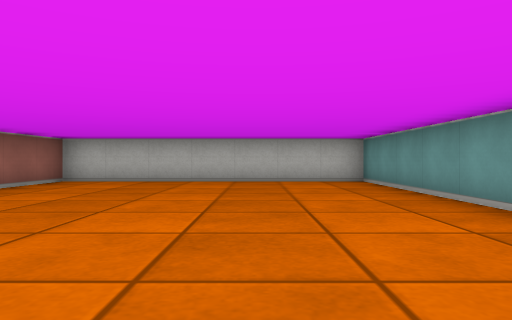
View 1 (above)

21 first-person views from a walk through a cub3D ray-caster map. The camera is about half as high as the walls, looks level and sees 70° across. The floor is counted in squares. Each view is taken from the middle of a square. On the plan, view 1 faces up. The plan holds only what a view shows up to about 9 squares ahead; the rest is blank.

View 2
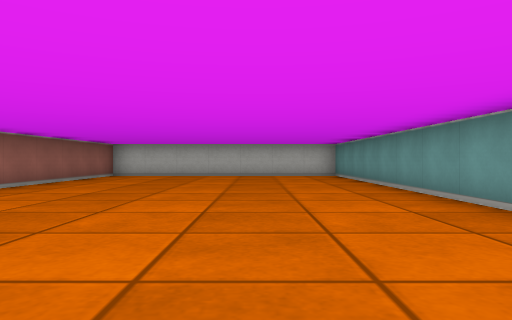

View 3
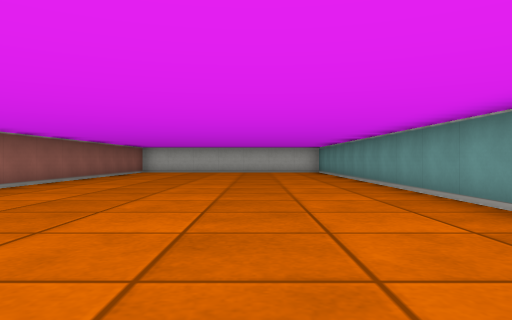

View 4
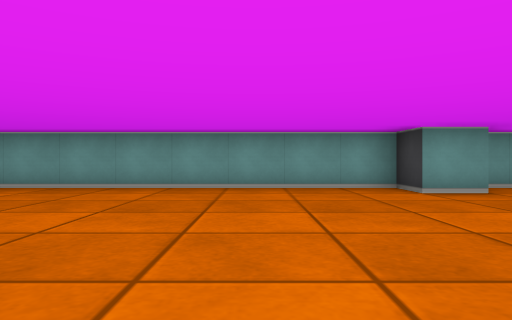

View 5
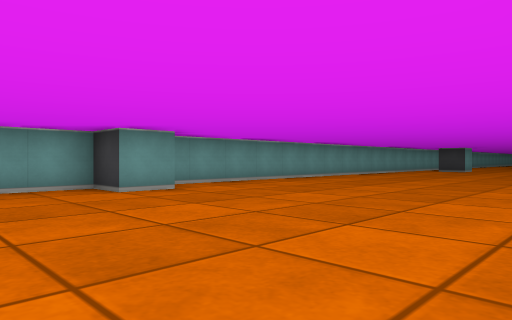

View 6
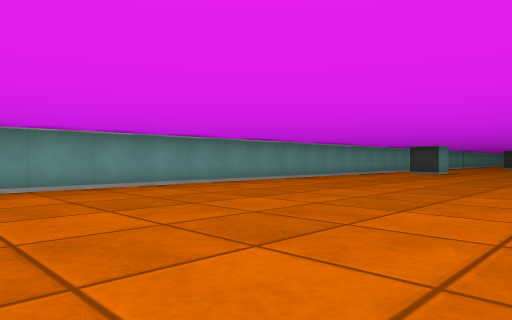

View 7
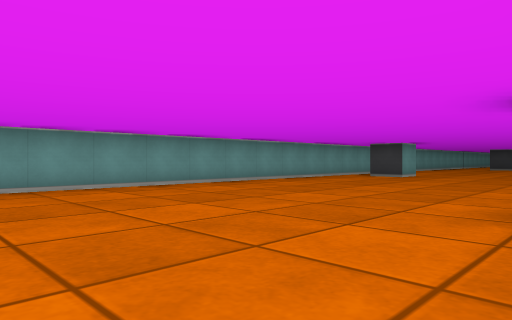

View 8
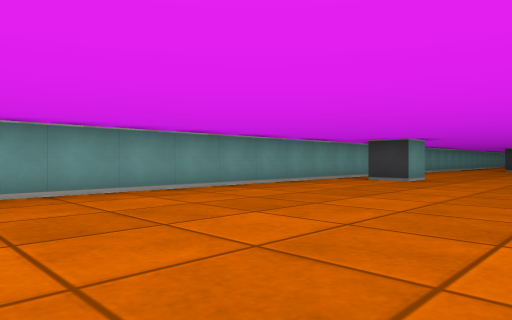

View 9
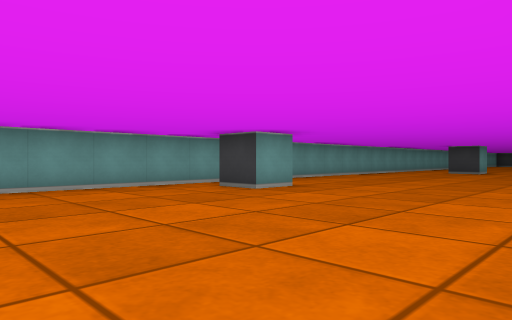

View 10
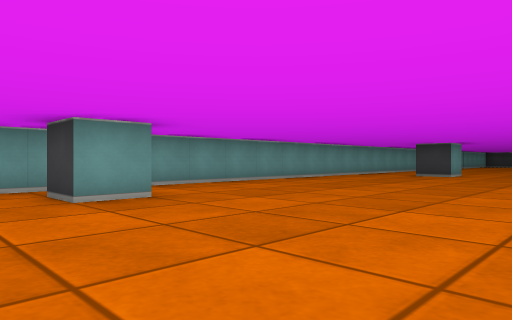

View 11
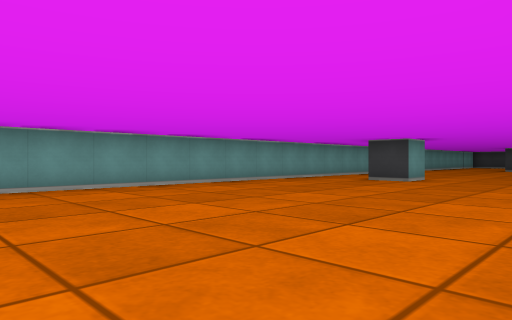

View 12
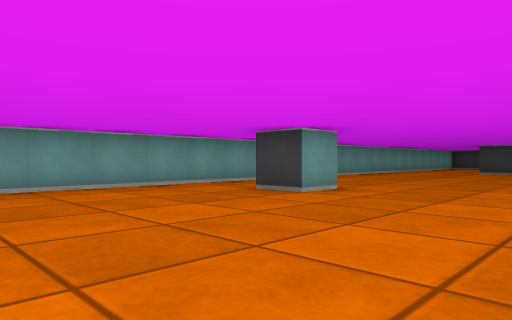

View 13
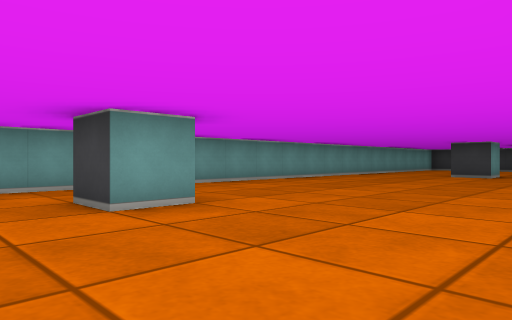

View 14
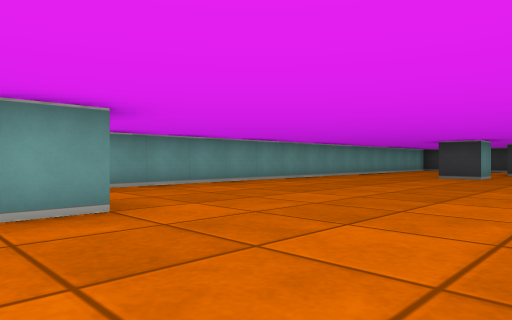

View 15
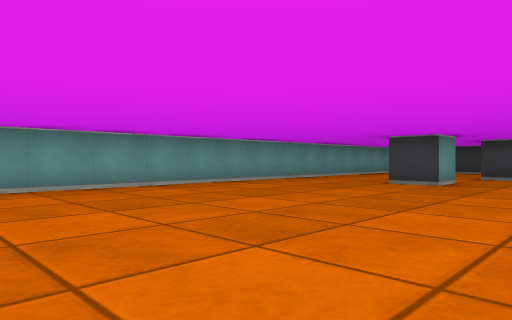

View 16
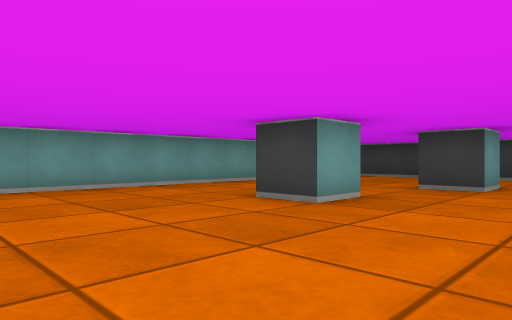

View 17
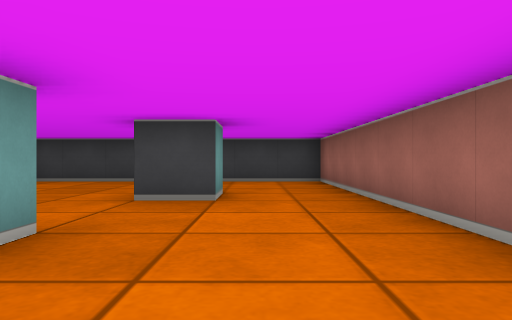

View 18
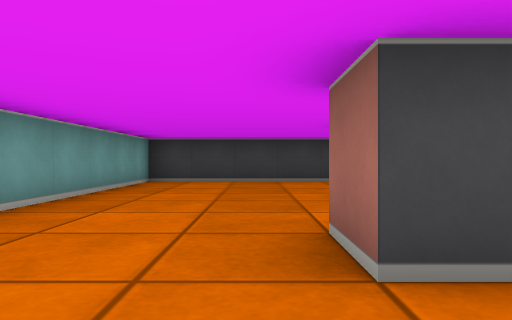

View 19
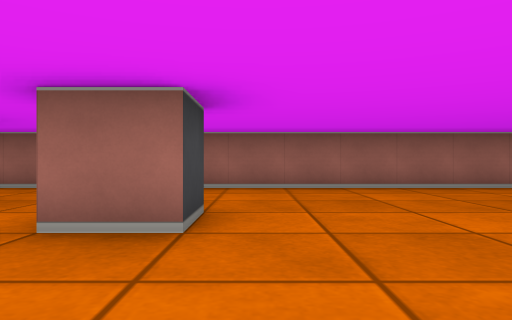

View 20
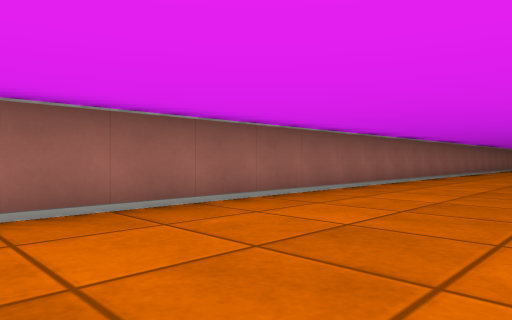

View 21
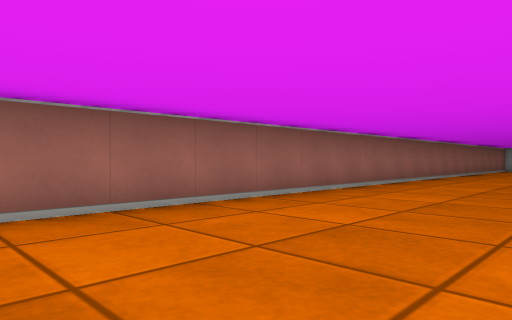

### Floor plan
Points are (right, up) in squares from view 1. A wall is a line through its corners. A room is listed if a view was taken in it or the views show most of it. See-through windows are left out.
Room 1 (views 1, 2, 3, 4, 5, 6, 7, 8, 9, 10, 11, 12, 13, 14, 15, 16, 17, 18, 19, 20, 21)
walls: (0.5, -22.5) (0.5, -21.5) (1.5, -21.5); (-4.5, -24.8) (-4.5, -48.5) (2.5, -48.5) (2.5, -9.1); (1.5, -8.5) (1.5, -7.5) (2.5, -7.5) (2.5, 8.5) (-4.5, 8.5) (-4.5, 0.4); (-0.5, -32.6) (-0.5, -31.5) (0.5, -31.5); (-1.5, -42.5) (-1.5, -41.5) (-0.5, -41.5) (-0.5, -42.5); (-2.5, -45.5) (-2.5, -44.5) (-1.5, -44.5)

Where each view was taken, in squares from view 1:
view 1: 0 up, 0 right, facing up
view 2: 3 down, 0 right, facing up
view 3: 6 down, 0 right, facing up
view 4: 5 down, 4 left, facing right
view 5: 5 down, 4 left, facing down-right
view 6: 8 down, 4 left, facing down-right
view 7: 11 down, 4 left, facing down-right
view 8: 13 down, 3 left, facing down-right
view 9: 17 down, 4 left, facing down-right
view 10: 20 down, 4 left, facing down-right
view 11: 23 down, 4 left, facing down-right
view 12: 27 down, 4 left, facing down-right
view 13: 30 down, 4 left, facing down-right
view 14: 31 down, 4 left, facing down-right
view 15: 34 down, 4 left, facing down-right
view 16: 38 down, 4 left, facing down-right
view 17: 40 down, 3 left, facing down
view 18: 40 down, 0 right, facing down
view 19: 41 down, 2 right, facing left
view 20: 40 down, 1 left, facing up-left
view 21: 34 down, 1 left, facing up-left
